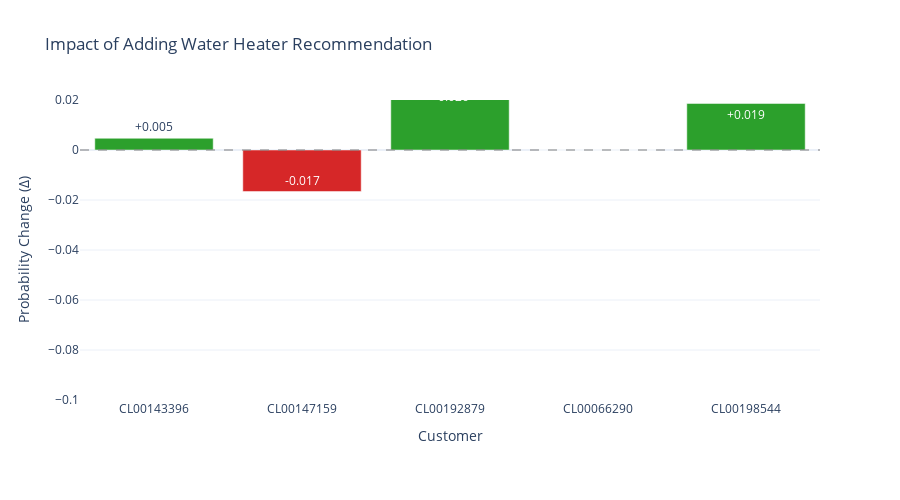

Notebook code for this chart:
### Code cell
# SCENARIO 3.4: VISUALIZE CROSS-SELL IMPACT
print("\n=== SCENARIO 3.4: CROSS-SELL IMPACT VISUALIZATION ===")

import plotly.graph_objects as go

fig = go.Figure()

# Add bars for each customer
colors = ['#2ca02c' if d > 0 else '#d62728' if d < 0 else '#1f77b4' for d in cross_sell_df['delta']]

fig.add_trace(go.Bar(
    x=cross_sell_df['customer_id'],
    y=cross_sell_df['delta'],
    marker_color=colors,
    text=[f'{d:+.3f}' for d in cross_sell_df['delta']],
    textposition='auto',
    hovertemplate='Customer: %{x}<br>Δ Probability: %{y:+.3f}<br>Baseline: %{customdata[0]:.3f}<br>With Water Heater: %{customdata[1]:.3f}<extra></extra>',
    customdata=cross_sell_df[['baseline', 'new_prob']].values
))

fig.update_layout(
    title='Impact of Adding Water Heater Recommendation',
    xaxis_title='Customer',
    yaxis_title='Probability Change (Δ)',
    yaxis_range=[-0.1, 0.02],
    template='plotly_white',
    height=500,
    margin=dict(b=100)
)

fig.add_hline(y=0, line_dash='dash', line_color='gray', opacity=0.5)
fig.show()

print("\n=== INSIGHTS ===")
print("✅ Boiler + Water heater = small lift (+0.004 to +0.005)")
print("❌ But one customer responded negatively (-0.069)")
print("🔍 Need to identify which customers NOT to cross-sell to")

### Figure 1 — Plotly figure (JSON) as saved in the notebook; plotly's stock layout.template omitted (floating-point values rounded to 4 significant figures)
{"data": [{"customdata": [[0.6749, 0.6796], [0.4684, 0.4518], [0.6076, 0.6338], [0.1523, 0.1523], [0.1401, 0.1587]], "hovertemplate": "Customer: %{x}<br>Δ Probability: %{y:+.3f}<br>Baseline: %{customdata[0]:.3f}<br>With Water Heater: %{customdata[1]:.3f}<extra></extra>", "marker": {"color": ["#2ca02c", "#d62728", "#2ca02c", "#1f77b4", "#2ca02c"]}, "text": ["+0.005", "-0.017", "+0.026", "+0.000", "+0.019"], "textposition": "auto", "type": "bar", "x": ["CL00143396", "CL00147159", "CL00192879", "CL00066290", "CL00198544"], "y": [0.004701, -0.01662, 0.02612, 0.0, 0.01863]}], "layout": {"height": 500, "margin": {"b": 100}, "shapes": [{"line": {"color": "gray", "dash": "dash"}, "opacity": 0.5, "type": "line", "x0": 0, "x1": 1, "xref": "x domain", "y0": 0, "y1": 0, "yref": "y"}], "title": {"text": "Impact of Adding Water Heater Recommendation"}, "xaxis": {"title": {"text": "Customer"}}, "yaxis": {"range": [-0.1, 0.02], "title": {"text": "Probability Change (Δ)"}}}}
